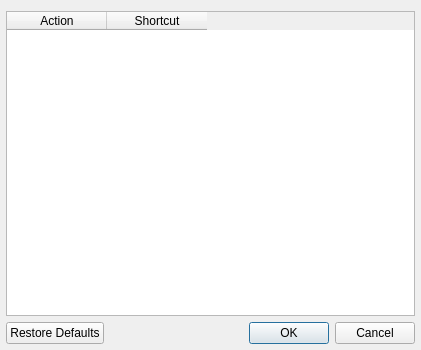
<?xml version="1.0" encoding="UTF-8"?>
<ui version="4.0">
 <class>HotkeySettingsDialog</class>
 <widget class="QDialog" name="HotkeySettingsDialog">
  <property name="geometry">
   <rect>
    <x>0</x>
    <y>0</y>
    <width>421</width>
    <height>350</height>
   </rect>
  </property>
  <property name="windowTitle">
   <string>Global Hotkey Plugin Settings</string>
  </property>
  <layout class="QVBoxLayout" name="verticalLayout">
   <property name="leftMargin">
    <number>6</number>
   </property>
   <property name="rightMargin">
    <number>6</number>
   </property>
   <property name="bottomMargin">
    <number>6</number>
   </property>
   <item>
    <widget class="QTableWidget" name="tableWidget">
     <property name="editTriggers">
      <set>QAbstractItemView::NoEditTriggers</set>
     </property>
     <property name="alternatingRowColors">
      <bool>true</bool>
     </property>
     <property name="selectionMode">
      <enum>QAbstractItemView::SingleSelection</enum>
     </property>
     <property name="showGrid">
      <bool>true</bool>
     </property>
     <property name="wordWrap">
      <bool>true</bool>
     </property>
     <property name="rowCount">
      <number>0</number>
     </property>
     <property name="columnCount">
      <number>2</number>
     </property>
     <column>
      <property name="text">
       <string>Action</string>
      </property>
     </column>
     <column>
      <property name="text">
       <string>Shortcut</string>
      </property>
     </column>
    </widget>
   </item>
   <item>
    <widget class="QDialogButtonBox" name="buttonBox">
     <property name="standardButtons">
      <set>QDialogButtonBox::Cancel|QDialogButtonBox::Ok|QDialogButtonBox::RestoreDefaults</set>
     </property>
    </widget>
   </item>
  </layout>
 </widget>
 <resources/>
 <connections>
  <connection>
   <sender>buttonBox</sender>
   <signal>accepted()</signal>
   <receiver>HotkeySettingsDialog</receiver>
   <slot>accept()</slot>
   <hints>
    <hint type="sourcelabel">
     <x>334</x>
     <y>227</y>
    </hint>
    <hint type="destinationlabel">
     <x>207</x>
     <y>236</y>
    </hint>
   </hints>
  </connection>
  <connection>
   <sender>buttonBox</sender>
   <signal>rejected()</signal>
   <receiver>HotkeySettingsDialog</receiver>
   <slot>reject()</slot>
   <hints>
    <hint type="sourcelabel">
     <x>382</x>
     <y>229</y>
    </hint>
    <hint type="destinationlabel">
     <x>107</x>
     <y>216</y>
    </hint>
   </hints>
  </connection>
 </connections>
</ui>
